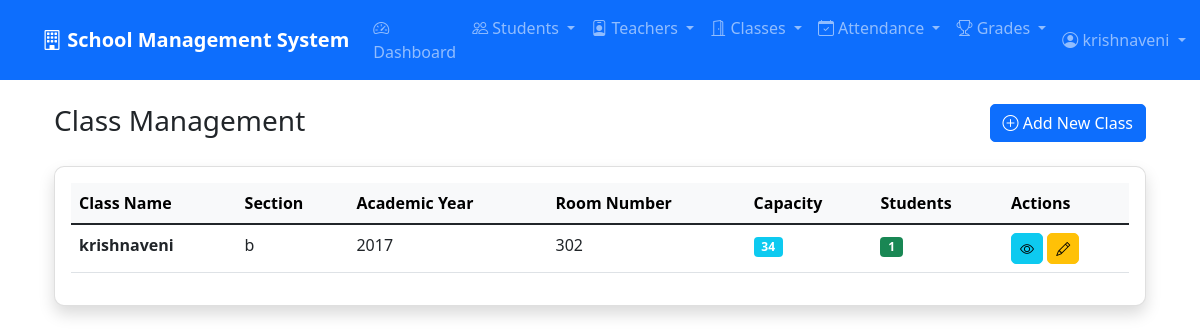
Page /classes/ (signed in) on the committed database.
### myapp/models.py (models this page shows, shortened)
class Class(models.Model):
    name = models.CharField(max_length=50)  # e.g., Grade 10
    section = models.CharField(max_length=10)  # e.g., A, B
    academic_year = models.CharField(max_length=9)  # e.g., 2024-2025
    room_number = models.CharField(max_length=10, blank=True)
    capacity = models.IntegerField(default=30)
    class Meta:
        verbose_name_plural = 'Classes'
        unique_together = ['name', 'section', 'academic_year']

### myapp/views.py (the view)
# urls.py: path('classes/', views.class_list, name='class_list'),
@login_required
def class_list(request):
    classes = Class.objects.all()
    return render(request, 'classes/list.html', {'classes': classes})

### myapp/templates/classes/list.html (shortened to what this page needs)
{% extends 'base.html' %}
{% block content %}
<div class="container-fluid">
    <div class="row mb-4">
        <div class="col">
            <h1 class="h3 mb-0">Class Management</h1>
        </div>
        <div class="col text-end">
            <a href="{% url 'class_create' %}" class="btn btn-primary">
                <i class="bi bi-plus-circle"></i> Add New Class
            </a>
        </div>
    </div>
    <div class="card shadow">
        <div class="card-body">
            {% if classes %}
            <div class="table-responsive">
                <table class="table table-hover">
                    <thead class="table-light">
                        <tr>
                            <th>Class Name</th>
                            <th>Section</th>
                            <th>Academic Year</th>
                            <th>Room Number</th>
                            <th>Capacity</th>
                            <th>Students</th>
                            <th>Actions</th>
                        </tr>
                    </thead>
                    <tbody>
                        {% for class in classes %}
                        <tr>
                            <td><strong>{{ class.name }}</strong></td>
                            <td>{{ class.section }}</td>
                            <td>{{ class.academic_year }}</td>
                            <td>{{ class.room_number|default:"Not Assigned" }}</td>
                            <td>
                                <span class="badge bg-info">{{ class.capacity }}</span>
                            </td>
                            <td>
                                <span class="badge bg-success">{{ class.students.count }}</span>
                            </td>
                            <td>
                                <a href="{% url 'class_detail' class.pk %}" class="btn btn-sm btn-info" title="View">
                                    <i class="bi bi-eye"></i>
                                </a>
                                <a href="{% url 'class_update' class.pk %}" class="btn btn-sm btn-warning" title="Edit">
                                    <i class="bi bi-pencil"></i>
                                </a>
                            </td>
                        </tr>
                        {% endfor %}
                    </tbody>
                </table>
            </div>
            {% endif %}
        </div>
    </div>
</div>
{% endblock %}

### myapp/templates/base.html (shortened to what this page needs)
<!DOCTYPE html>
<html lang="en">
<head>
    <link href="https://cdn.jsdelivr.net/npm/bootstrap@5.1.3/dist/css/bootstrap.min.css" rel="stylesheet">
    <link rel="stylesheet" href="https://cdn.jsdelivr.net/npm/bootstrap-icons@1.8.1/font/bootstrap-icons.css">
</head>
<body>
    <nav class="navbar navbar-expand-lg navbar-dark bg-primary">
        <div class="container">
            <a class="navbar-brand" href="{% url 'dashboard' %}">
                <i class="bi bi-building"></i> School Management System
            </a>
            {% if user.is_authenticated %}
            <div class="collapse navbar-collapse" id="navbarNav">
                <ul class="navbar-nav me-auto">
                    <li class="nav-item">
                        <a class="nav-link" href="{% url 'dashboard' %}">
                            <i class="bi bi-speedometer2"></i> Dashboard
                        </a>
                    </li>
                    <li class="nav-item dropdown">
                        <a class="nav-link dropdown-toggle" href="#" role="button" data-bs-toggle="dropdown">
                            <i class="bi bi-people"></i> Students
                        </a>
                    </li>
                    <li class="nav-item dropdown">
                        <a class="nav-link dropdown-toggle" href="#" role="button" data-bs-toggle="dropdown">
                            <i class="bi bi-person-badge"></i> Teachers
                        </a>
                    </li>
                    <li class="nav-item dropdown">
                        <a class="nav-link dropdown-toggle" href="#" role="button" data-bs-toggle="dropdown">
                            <i class="bi bi-door-open"></i> Classes
                        </a>
                    </li>
                    <li class="nav-item dropdown">
                        <a class="nav-link dropdown-toggle" href="#" role="button" data-bs-toggle="dropdown">
                            <i class="bi bi-calendar-check"></i> Attendance
                        </a>
                    </li>
                    <li class="nav-item dropdown">
                        <a class="nav-link dropdown-toggle" href="#" role="button" data-bs-toggle="dropdown">
                            <i class="bi bi-trophy"></i> Grades
                        </a>
                    </li>
                </ul>
                <ul class="navbar-nav">
                    <li class="nav-item dropdown">
                        <a class="nav-link dropdown-toggle" href="#" role="button" data-bs-toggle="dropdown">
                            <i class="bi bi-person-circle"></i> {{ user.username }}
                        </a>
                    </li>
                </ul>
            </div>
            {% endif %}
        </div>
    </nav>
    <div class="container mt-4">
        {% block content %}
        {% endblock %}
    </div>
</body>
</html>

### myapp/templates/base.html (style rules this page uses)
.navbar-brand { font-weight: bold; }
.card { border-radius: 10px; box-shadow: 0 4px 6px rgba(0,0,0,0.1); }
.btn { border-radius: 5px; }
.table th { background-color: #f8f9fa; }

### rows in the picture
Class: name "krishnaveni", section "b", academic_year "2017", room_number "302", capacity "34", students.count "1"

### other values in the picture
{{ user.username }} "krishnaveni"
